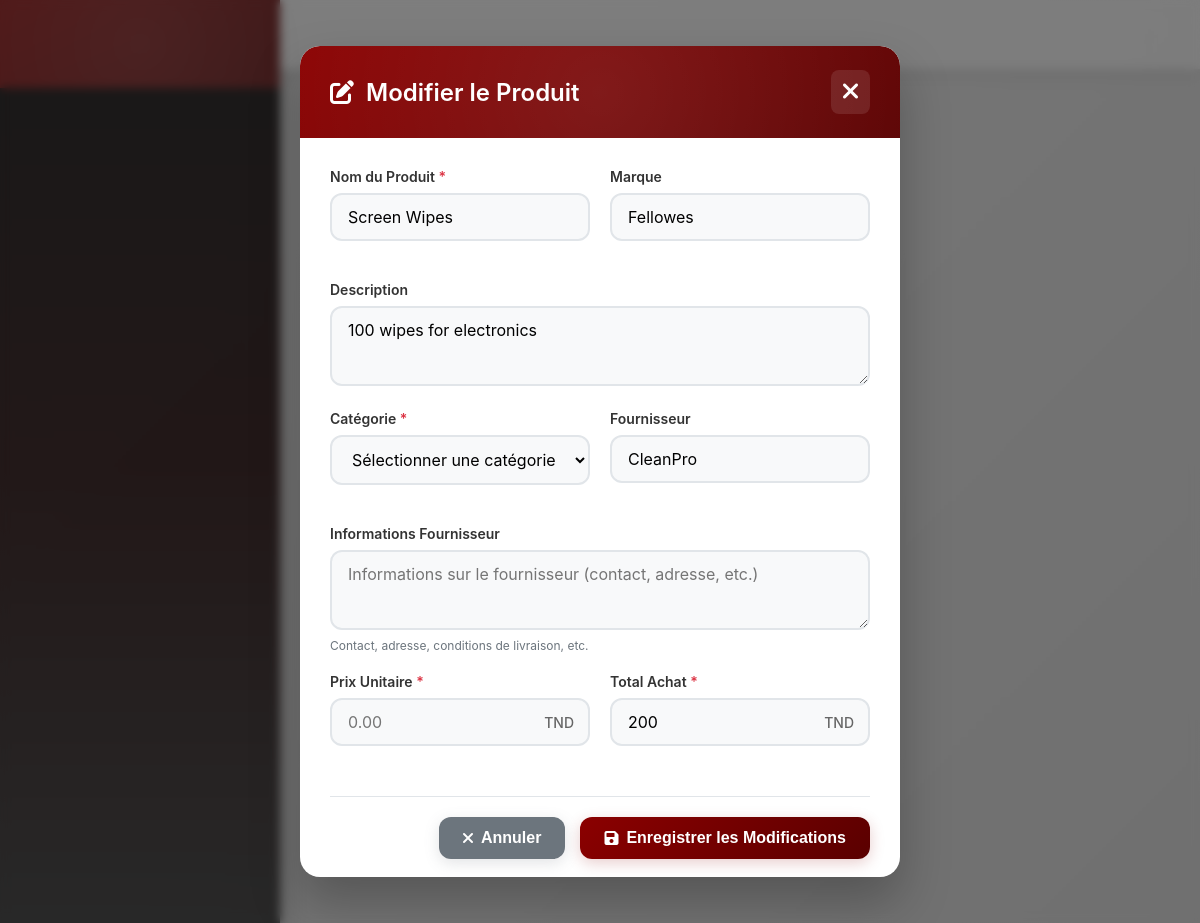
Screenshot of /editproduct.php?id=16 with the database file from the repository.
### tables this page shows
CREATE TABLE `article` (
  `id_article` int(11) NOT NULL,
  `nom` varchar(100) NOT NULL,
  `description` text DEFAULT NULL,
  `marque` varchar(50) DEFAULT NULL,
  `id_categorie` int(11) DEFAULT NULL,
  `date_importation` datetime NOT NULL,
  `fournisseur` varchar(100) NOT NULL,
  `seuil_min` int(100) NOT NULL,
  `unit` varchar(20) NOT NULL DEFAULT 'piece',
  `current_stock` int(11) NOT NULL DEFAULT 0,
  `prix_unitaire` decimal(10,0) NOT NULL,
  `totale_achat` decimal(10,0) NOT NULL,
  `image` varchar(255) NOT NULL
);

### editproduct.php (the view, shortened to what this page needs)
<?php
$id = $_GET['id'] ?? null;
try {
    $pdo = new PDO("mysql:host=localhost;dbname=ch office track", "root", "");
    $stmt = $pdo->prepare("SELECT * FROM article WHERE id_article = ?");
    $stmt->execute([$id]);
    $product = $stmt->fetch(PDO::FETCH_ASSOC);
} catch (PDOException $e) {
    die("Erreur de base de données : " . $e->getMessage());
}
?>
<!DOCTYPE html>
<html lang="fr">
<head>
    <link href="https://cdnjs.cloudflare.com/ajax/libs/font-awesome/6.0.0/css/all.min.css" rel="stylesheet">
</head>
<body>
    <div class="sidebar-blur">
        <div class="sidebar-header-blur"></div>
    </div>
    <div class="top-navbar-blur"></div>
    <div class="modal-container">
        <div class="modal">
            <div class="modal-header">
                <h2 class="modal-title">
                    <i class="fas fa-edit"></i>
                    Modifier le Produit
                </h2>
                <button class="close-btn" onclick="window.location.href='productlist.php'">
                    <i class="fas fa-times"></i>
                </button>
            </div>
            <div class="modal-body">
                <form method="POST">
                    <div class="form-grid">
                        <div class="form-group">
                            <label class="form-label">
                                Nom du Produit <span class="required">*</span>
                            </label>
                            <input type="text" name="nom" class="form-input"
                                   value="<?php echo htmlspecialchars($product['nom'] ?? ''); ?>"
                                   required placeholder="Entrez le nom du produit">
                        </div>
                        <div class="form-group">
                            <label class="form-label">
                                Marque
                            </label>
                            <input type="text" name="marque" class="form-input"
                                   value="<?php echo htmlspecialchars($product['marque'] ?? ''); ?>"
                                   placeholder="Entrez la marque">
                        </div>
                    </div>
                    <div class="form-group full-width">
                        <label class="form-label">
                            Description
                        </label>
                        <textarea name="description" class="form-textarea"
                                  placeholder="Décrivez le produit..."><?php echo htmlspecialchars($product['description'] ?? ''); ?></textarea>
                    </div>
                    <div class="form-grid">
                        <div class="form-group">
                            <label class="form-label">
                                Catégorie <span class="required">*</span>
                            </label>
                            <select name="categorie" class="form-select" required>
                                <option value="">Sélectionner une catégorie</option>
                            </select>
                        </div>
                        <div class="form-group">
                            <label class="form-label">
                                Fournisseur
                            </label>
                            <input type="text" name="fournisseur" class="form-input"
                                   value="<?php echo htmlspecialchars($product['fournisseur'] ?? ''); ?>"
                                   placeholder="Nom du fournisseur">
                        </div>
                    </div>
                    <div class="form-group full-width">
                        <label class="form-label">
                            Informations Fournisseur
                        </label>
                        <textarea name="info_fournisseur" class="form-textarea"
                                  placeholder="Informations sur le fournisseur (contact, adresse, etc.)"><?php echo htmlspecialchars($product['info_fournisseur'] ?? ''); ?></textarea>
                        <div class="info-text">Contact, adresse, conditions de livraison, etc.</div>
                    </div>
                    <div class="form-grid">
                        <div class="form-group">
                            <label class="form-label">
                                Prix Unitaire <span class="required">*</span>
                            </label>
                            <div class="currency-group">
                                <input type="number" step="0.01" name="prix_achat" class="form-input"
                                       value="<?php echo htmlspecialchars($product['prix_achat'] ?? ''); ?>"
                                       required placeholder="0.00">
                            </div>
                        </div>
                        <div class="form-group">
                            <label class="form-label">
                                Total Achat <span class="required">*</span>
                            </label>
                            <div class="currency-group">
                                <input type="number" step="0.01" name="totale_achat" class="form-input"
                                       value="<?php echo htmlspecialchars($product['totale_achat'] ?? ''); ?>"
                                       required placeholder="0.00">
                            </div>
                        </div>
                    </div>
                    <div class="form-actions">
                        <button type="button" class="btn btn-secondary" onclick="window.location.href='productlist.php'">
                            <i class="fas fa-times"></i>
                            Annuler
                        </button>
                        <button type="submit" class="btn btn-primary">
                            <i class="fas fa-save"></i>
                            Enregistrer les Modifications
                        </button>
                    </div>
                </form>
            </div>
        </div>
    </div>
</body>
</html>

### editproduct.php (style rules this page uses)
* { margin: 0; padding: 0; box-sizing: border-box; }
body { font-family: 'Inter', 'Segoe UI', Tahoma, Geneva, Verdana, sans-serif; background: linear-gradient(135deg, #f1f1f1 0%, #e0e0e0 100%); min-height: 100vh; position: relative; }
.sidebar-blur { position: fixed; left: 0; top: 0; width: 280px; height: 100vh; background: linear-gradient(180deg, #000000 0%, #1a0000 50%, #2b2b2b 100%); backdrop-filter: blur(20px); box-shadow: 0 10px 30px rgba(0,0,0,0.3); z-index: 998; opacity: 0.8; }
.sidebar-header-blur { background: linear-gradient(135deg, #8b0000 0%, #5a0000 100%); height: 88px; position: relative; overflow: hidden; }
.sidebar-header-blur::before { content: ''; position: absolute; top: -50%; right: -50%; width: 200%; height: 200%; background: radial-gradient(circle, rgba(255,255,255,0.1) 0%, transparent 70%); animation: pulse 4s ease-in-out infinite; }
.top-navbar-blur { position: fixed; top: 0; left: 280px; right: 0; height: 70px; background: rgba(255, 255, 255, 0.95); backdrop-filter: blur(20px); border-bottom: 1px solid rgba(0, 0, 0, 0.1); z-index: 998; box-shadow: 0 2px 20px rgba(0, 0, 0, 0.1); opacity: 0.8; }
.modal-container { position: fixed; top: 0; left: 0; width: 100%; height: 100%; display: flex; justify-content: center; align-items: center; z-index: 1000; padding: 20px; }
.modal { background: white; border-radius: 20px; width: 100%; max-width: 600px; max-height: 90vh; overflow-y: auto; box-shadow: 0 25px 50px rgba(0, 0, 0, 0.25); position: relative; animation: modalSlideIn 0.3s ease-out; }
.modal-header { background: linear-gradient(135deg, #8b0000 0%, #5a0000 100%); color: white; padding: 24px 30px; border-radius: 20px 20px 0 0; display: flex; justify-content: space-between; align-items: center; position: relative; overflow: hidden; }
.modal-header::before { content: ''; position: absolute; top: -50%; right: -50%; width: 200%; height: 200%; background: radial-gradient(circle, rgba(255,255,255,0.1) 0%, transparent 70%); animation: pulse 4s ease-in-out infinite; }
.modal-title { font-size: 24px; font-weight: 600; display: flex; align-items: center; gap: 12px; position: relative; z-index: 2; }
.close-btn { background: rgba(255, 255, 255, 0.1); border: none; font-size: 24px; color: white; cursor: pointer; padding: 8px 12px; border-radius: 8px; transition: all 0.3s ease; position: relative; z-index: 2; }
.modal-body { padding: 30px; }
.form-grid { display: grid; grid-template-columns: 1fr 1fr; gap: 20px; margin-bottom: 20px; }
.form-group { margin-bottom: 20px; }
.form-group.full-width { grid-column: 1 / -1; }
.form-label { display: block; margin-bottom: 8px; font-weight: 600; color: #333; font-size: 14px; }
.form-input, .form-select, .form-textarea { width: 100%; padding: 12px 16px; border: 2px solid #e1e5e9; border-radius: 12px; font-size: 16px; transition: all 0.3s ease; background-color: #f8f9fa; font-family: inherit; }
.form-textarea { resize: vertical; min-height: 80px; }
.form-select { cursor: pointer; }
.currency-group { position: relative; }
.currency-group::after { content: "TND"; position: absolute; right: 16px; top: 50%; transform: translateY(-50%); color: #666; font-size: 14px; font-weight: 500; pointer-events: none; }
.currency-group .form-input { padding-right: 55px; }
.form-actions { display: flex; gap: 15px; justify-content: flex-end; margin-top: 30px; padding-top: 20px; border-top: 1px solid #e1e5e9; }
.btn { padding: 12px 24px; border-radius: 12px; font-size: 16px; font-weight: 600; cursor: pointer; transition: all 0.3s ease; border: none; display: flex; align-items: center; gap: 8px; }
.btn-secondary { background-color: #6c757d; color: white; box-shadow: 0 4px 15px rgba(108, 117, 125, 0.2); }
.btn-primary { background: linear-gradient(135deg, #8b0000 0%, #5a0000 100%); color: white; box-shadow: 0 4px 15px rgba(139, 0, 0, 0.2); }
.required { color: #dc3545; }
.info-text { font-size: 12px; color: #6c757d; margin-top: 4px; }

### rows the page displays
article: nom "Screen Wipes", marque "Fellowes", description "100 wipes for electronics", fournisseur "CleanPro", totale_achat "200"
